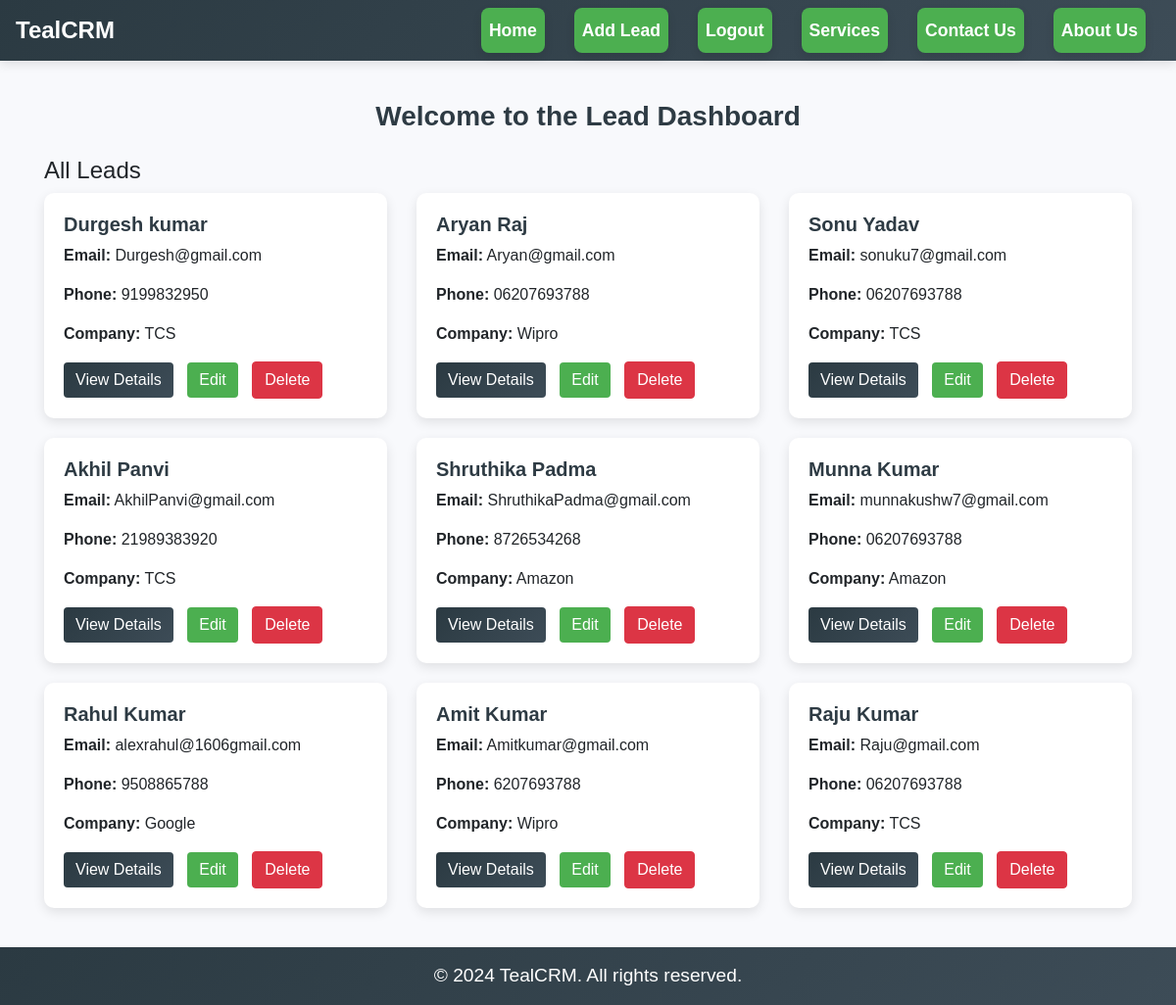
The page /dashboard/dashboard/ on the database its author committed.
### lead/models.py (models this page shows, shortened)
class Lead(models.Model):
    STATUS_CHOICES = [
        ('new', 'New'),
        ('contacted', 'Contacted'),
        ('qualified', 'Qualified'),
        ('lost', 'Lost'),
    ]
    first_name = models.CharField(max_length=255)
    last_name = models.CharField(max_length=255)
    email = models.EmailField(unique=True)
    phone = models.CharField(max_length=20, blank=True, null=True)
    company = models.CharField(max_length=255, blank=True, null=True)  # New field for company
    status = models.CharField(max_length=20, choices=STATUS_CHOICES, default='new')
    assigned_to = models.ForeignKey(UserProfile, on_delete=models.SET_NULL, null=True)
    created_at = models.DateTimeField(auto_now_add=True)
    updated_at = models.DateTimeField(auto_now=True)

### dashboard/views.py (the view)
# urls.py: path('dashboard/', views.customer_dashboard, name='customer_dashboard'),
def dashboard(request):
    lead = Lead.objects.first()  # Replace this with your logic to select a lead
    return render(request, 'dashboard.html', {'lead': lead, 'leads': Lead.objects.all()})

### dashboard/templates/dashboard.html (shortened to what this page needs)
<!DOCTYPE html>
<html lang="en">
<head>
    <link rel="stylesheet" href="https://stackpath.bootstrapcdn.com/bootstrap/4.5.2/css/bootstrap.min.css">
</head>
<body>
    <nav class="navbar navbar-expand-lg">
        <a class="navbar-brand" href="{% url 'dashboard' %}">TealCRM</a>
        <div class="collapse navbar-collapse" id="navbarNav">
            <ul class="navbar-nav ml-auto">
                <li class="nav-item">
                    <a class="nav-link" href="{% url 'home' %}">Home</a>
                </li>
                <li class="nav-item">
                    <a class="nav-link" href="{% url 'create_lead' %}">Add Lead</a>
                </li>
                <li class="nav-item">
                    <a class="nav-link" href="{% url 'logout' %}">Logout</a>
                </li>
                <li class="nav-item">
                    <a class="nav-link" href="{% url 'services' %}">Services</a>
                </li>
                <li class="nav-item">
                    <a class="nav-link" href="{% url 'ContactUs' %}">Contact Us</a>
                </li>
                <li class="nav-item">
                    <a class="nav-link" href="{% url 'AboutUs' %}">About Us</a>
                </li>
            </ul>
        </div>
    </nav>
    <div class="container">
        <h3 class="text-center">Welcome to the Lead Dashboard</h3>
        <h4 class="mt-4">All Leads</h4>
        <div class="row">
            {% for lead in leads %}
                <div class="col-md-4">
                    <div class="lead-item">
                        <h5>{{ lead.first_name }} {{ lead.last_name }}</h5>
                        <p><strong>Email:</strong> {{ lead.email }}</p>
                        <p><strong>Phone:</strong> {{ lead.phone }}</p>
                        <p><strong>Company:</strong> {{ lead.company }}</p>
                        <div class="lead-actions">
                            <a class="btn btn-primary" href="{% url 'lead_detail' lead.id %}">View Details</a>
                            <a class="btn btn-warning" href="{% url 'edit_lead' lead.id %}">Edit</a>
                            <a class="btn btn-danger" href="{% url 'delete_lead' lead.id %}">Delete</a>
                        </div>
                    </div>
                </div>
            {% empty %}
                <div class="col-12 text-center">
                    <p>No leads available.</p>
                    <a class="add-lead" href="{% url 'create_lead' %}">Add Lead</a>
                </div>
            {% endfor %}
        </div>
    </div>
    {% include 'footer.html' %}
</body>
</html>

### userprofile/templates/footer.html (shortened to what this page needs)
<footer>
    <p>© 2024 TealCRM. All rights reserved.</p>
</footer>

### dashboard/templates/dashboard.html (style rules this page uses)
body { background-color: #f8f9fc; font-family: Arial, sans-serif; }
.navbar { background: linear-gradient(135deg, #2b3a42, #3d4c57); color: #fff; box-shadow: 0 4px 10px rgba(0, 0, 0, 0.1); }
.navbar-brand { color: #fff !important; font-weight: bold; font-size: 1.5em; }
.navbar-nav { flex-direction: row; justify-content: center; align-items: center; }
.navbar-nav .nav-item { margin: 0 15px; }
.nav-link { color: #fff !important; font-weight: bold; font-size: 1.1em; padding: 10px 20px; border-radius: 8px; background-color: #4caf50; transition: transform 0.3s, color 0.3s, background-color 0.3s; box-shadow: 0 4px 10px rgba(0, 0, 0, 0.1); }
.container { margin-top: 40px; }
h3 { color: #2e3b44; font-weight: bold; }
.lead-item { background-color: #ffffff; border-radius: 10px; padding: 20px; margin-bottom: 20px; box-shadow: 0 4px 12px rgba(0, 0, 0, 0.1); transition: transform 0.2s, box-shadow 0.2s; }
.lead-item h5 { color: #2e3b44; font-weight: bold; }
.lead-actions .btn { margin-right: 10px; }
.lead-actions .btn-primary, .add-lead { background: linear-gradient(135deg, #2b3a42, #3d4c57); color: #fff; border: none; transition: background 0.3s; }
footer { background: linear-gradient(135deg, #2b3a42, #3d4c57); color: white; text-align: center; padding: 20px 0; margin-top: 40px; }
footer p { margin: 0; font-size: 1.2em; }
.btn-warning { background-color: #4caf50; color: white; border: none; transition: background 0.3s, transform 0.3s; }

### userprofile/templates/footer.html (style rules this page uses)
footer { background-color: #333; color: white; text-align: center; padding: 15px; margin-top: 20px; }

### rows shown on the page
Lead: first_name "Durgesh", last_name "kumar", email "Durgesh@gmail.com", phone "9199832950", company "TCS"
Lead: first_name "Aryan", last_name "Raj", email "Aryan@gmail.com", phone "06207693788", company "Wipro"
Lead: first_name "Sonu", last_name "Yadav", email "sonuku7@gmail.com", phone "06207693788", company "TCS"
Lead: first_name "Akhil", last_name "Panvi", email "AkhilPanvi@gmail.com", phone "21989383920", company "TCS"
Lead: first_name "Shruthika", last_name "Padma", email "ShruthikaPadma@gmail.com", phone "8726534268", company "Amazon"
Lead: first_name "Munna", last_name "Kumar", email "munnakushw7@gmail.com", phone "06207693788", company "Amazon"
Lead: first_name "Rahul", last_name "Kumar", email "alexrahul@1606gmail.com", phone "9508865788", company "Google"
Lead: first_name "Amit", last_name "Kumar", email "Amitkumar@gmail.com", phone "6207693788", company "Wipro"
Lead: first_name "Raju", last_name "Kumar", email "Raju@gmail.com", phone "06207693788", company "TCS"
